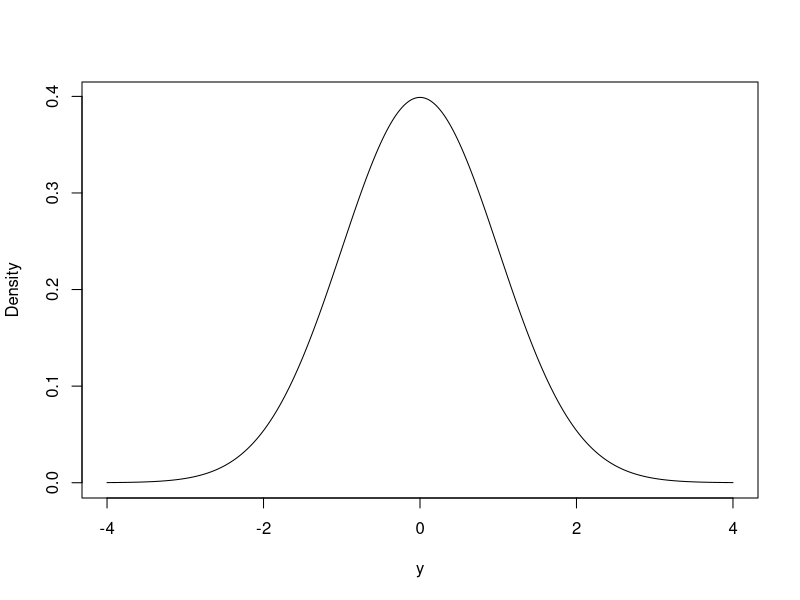
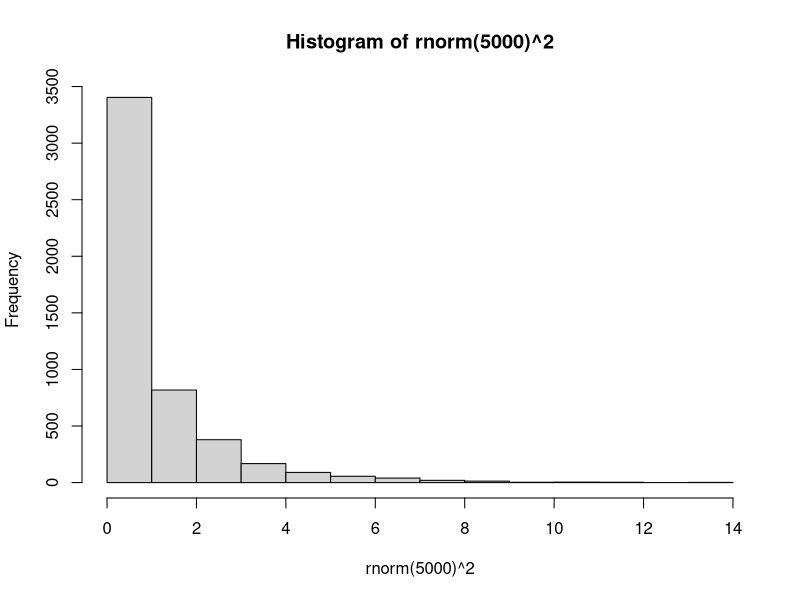

The R script that drew these images, in order:
## ---- chunk 1
x <- seq(-4, 4, length=1000)
y <- dnorm(x, mean=0, sd=1)
plot(x, y, type="l", lwd=1,ylab='Density',xlab='y')
## ---- chunk 2
hist(rnorm(5000)^2)
